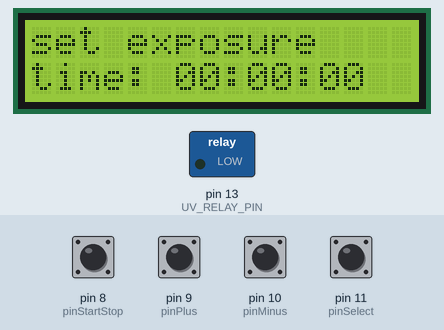
Simulated run of this sketch. Board: Arduino Uno, built with avr-gcc and run on an emulated ATmega328P. Shown: 16×2 character LCD, switched loads named in the sketch (green lamp = pin HIGH). The inputs (shaded band) are chosen by the test bench; at power-on: pin 8 (pinStartStop), pin 9 (pinPlus), pin 10 (pinMinus), pin 11 (pinSelect) HIGH. What the sketch prints to the serial monitor is not drawn.

Above: at 1.2 s.
1.3 s: pin 8 (pinStartStop) pulled LOW for 0.15 s
At 2.2 s:
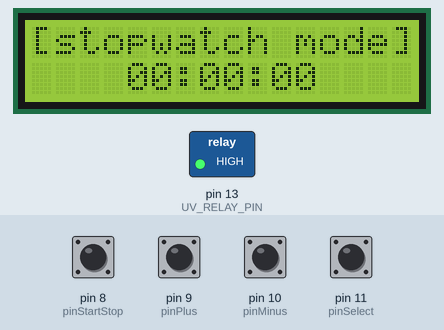
4.4 s: pin 8 (pinStartStop) pulled LOW for 1 s
At 5.95 s:
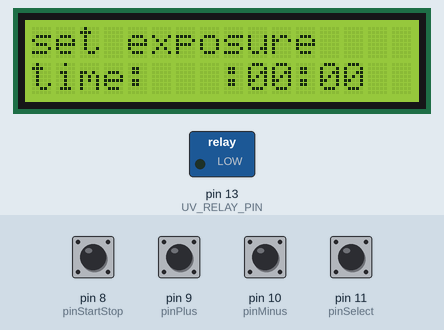
6.0 s: pin 9 (pinPlus) pulled LOW for 0.15 s
At 6.5 s:
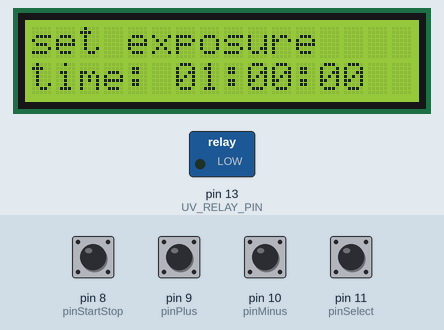
7.6 s: pin 8 (pinStartStop) pulled LOW for 0.15 s
At 8.3 s:
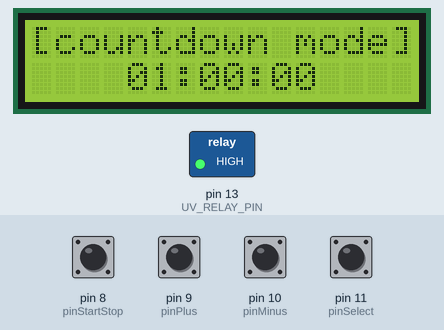
10.7 s: pin 8 (pinStartStop) pulsed LOW 2 times (0.12 s each, 0.3 s apart)
At 13.6 s:
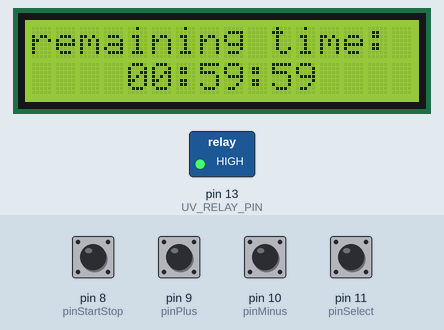
Timing chart, 0 to 13.8 s (numbered marks = the images above; inputs shaded):
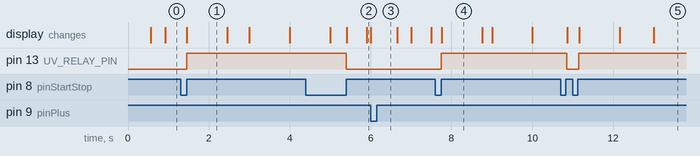

Measured:
- after the input at 1.3 s, pin 13 (UV_RELAY_PIN): LOW → HIGH after 0.15 s; the display: changes after 0.16 s (image 1)
- after the input at 4.4 s, pin 13 (UV_RELAY_PIN): HIGH → LOW after 1.0 s; the display: first differs from a run without the input after 1.0 s (image 2 shows a later state)
- after the input at 6.0 s, the display: changes at once (image 3)
- after the input at 7.6 s, pin 13 (UV_RELAY_PIN): LOW → HIGH after 0.15 s; the display: changes after 0.16 s (image 4)
- after the input at 10.7 s, pin 13 (UV_RELAY_PIN): HIGH → LOW after 0.15 s, → HIGH 0.30 s later; the display: first changes after 0.16 s (image 5 shows a later state)
- what the display in image 1 shows lasts 1.0 s, from 1.5 s to 2.5 s

The sketch:

pcb_uv_machine.ino
```cpp
#include <LiquidCrystal.h>

#define BLINK_UP_MS 500
#define BLINK_DOWN_MS 350
#define SELECT_DELAY_MS 680
#define PLUS_BUTTON_DELAY_MS 200
#define SELECTION_BLINK_PAUSE_MS 100
#define FAST_CHANGE_DELAY_MS 1000
#define FAST_CHANGE_PERIOD_MS 120
#define DELAY_DEBOUNCE_MS 150
#define SERIAL_DEBUG
#define START_DELAY_MS 1000
#define UV_RELAY_PIN 13

#define FIX_NEG(A, MAX) (((A) < 0)?MAX-1:A)

// LCD pin config
const int d4 = 2, d5 = 3, d6 = 4, d7 = 5;
const int rs = 6, e = 7;
LiquidCrystal lcd(rs, e, d4, d5, d6, d7);

int pinStartStop = 8;
int pinPlus = 9;
int pinMinus = 10;
int pinSelect = 11;

int8_t h = 0, m = 0, s = 0;
int select = 0;

bool buttonPress = true;

unsigned long lastSelect = 0;
unsigned long lastPressedSelect = 0;
unsigned long lastPressedPlus = 0;
unsigned long lastPressedMinus = 0;
unsigned long lastPressedStartStop = 0;

bool lastPlusValue = false;
bool lastMinusValue = false;
bool lastSelectValue = false;
bool lastStartStopValue = false;

bool exposureStarted = false;

String generateHMSString(){
    char output[] = "00:00:00";
    sprintf(output, "%02d:%02d:%02d", h, m, s);
    return String(output);
}

void increaseValue(){
    switch(select){
        case 0: h++; h %= 100; break;
        case 1: m++; m %=  60; break;
        case 2: s++; s %=  60; break;
    }
    return;
}

void decreaseValue(){
    switch(select){
        case 0: h--; h = FIX_NEG(h, 100); break;
        case 1: m--; m = FIX_NEG(m, 60 ); break;
        case 2: s--; s = FIX_NEG(s, 60 ); break;
    }
}

void changeSegment(){
    select = (select + 1) % 3;
}

String generateHMSStringBlink(int segment){
    char output[] = "00:00:00";
    switch(segment){
        case 0: sprintf(output, "  :%02d:%02d", m, s); break;
        case 1: sprintf(output, "%02d:  :%02d", h, s); break;
        case 2: sprintf(output, "%02d:%02d:  ", h, m); break;
    }
    return String(output);
}

void refreshTime(){
    lcd.setCursor(6, 1);
    lcd.print(generateHMSString());
}

void refreshTimeBlink(int segment){
    segment = segment % 3;
    lcd.setCursor(6, 1);
    lcd.print(generateHMSStringBlink(segment));
}

bool isInStopwatchMode(){
    return (h == 0 && m == 0 && s == 0);
}

String hms(unsigned long time_seconds){
    int h = (time_seconds / 3600) % 100;
    int remaining = time_seconds % 3600;
    int m = remaining / 60;
    int s = remaining % 60;

    char format[] = "00:00:00";
    sprintf(format, "%02d:%02d:%02d", h, m, s);

    return String(format);
}

void displayMenu(){
    lcd.clear();
    lcd.setCursor(0, 0);
    lcd.print("set exposure");
    lcd.setCursor(0, 1);
    lcd.print("time: ");
}

void turnON(){
    digitalWrite(UV_RELAY_PIN, HIGH);
}

void turnOFF(){
    digitalWrite(UV_RELAY_PIN, LOW);
}

void stopwatchMode(){
    unsigned long stopwatchStartTime = millis();
    int row = 0;
    int col = 0;

    turnON();

    lcd.clear();
    lcd.setCursor(col, row);
    lcd.print("[stopwatch mode]");
    row = 1;
    col = 4;
    lcd.setCursor(col, row);

    lcd.print(hms((millis()/1000) - (stopwatchStartTime/1000)));
    delay(START_DELAY_MS);

    row = 0;
    col = 0;
    lcd.setCursor(col, row);
    lcd.print(" elapsed time:  ");

    row = 1;
    col = 4;
    lcd.setCursor(col, row);

    String lastTime = hms((millis()/1000) - (stopwatchStartTime/1000));

    while(!detectStopButton()){
        String now;
        if((now = hms((millis()/1000) - (stopwatchStartTime/1000))) != lastTime){
            Serial.println("Time changed: " + now);
            lcd.print(now);
            lastTime = now;
            lcd.setCursor(col, row);
        }
    }
    turnOFF();
    return;
}

unsigned long getSecondsFromHMS(){
    return (unsigned long) (h * 3600 + m * 60 + s);
}

void countdownMode(){
    unsigned long stopwatchStartTime = millis();
    int row = 0;
    int col = 0;

    turnON();

    lcd.clear();
    lcd.setCursor(col, row);
    lcd.print("[countdown mode]");
    row = 1;
    col = 4;
    lcd.setCursor(col, row);

    lcd.print(hms(getSecondsFromHMS()));
    delay(START_DELAY_MS);

    row = 0;
    col = 0;
    lcd.setCursor(col, row);
    lcd.print("remaining time: ");

    row = 1;
    col = 4;
    lcd.setCursor(col, row);

    String lastTime = hms((millis()/1000) - (stopwatchStartTime/1000));

    while(!detectStopButton() && ((millis() - stopwatchStartTime) <= (getSecondsFromHMS()*1000))){
        String now;
        if((now = hms((millis()/1000) - (stopwatchStartTime/1000))) != lastTime){
            Serial.println("Time changed: " + now);

            unsigned long elapsedMillis = millis() - stopwatchStartTime;
            unsigned long elapsedSeconds = elapsedMillis / 1000;
            unsigned long startSeconds = getSecondsFromHMS();
            int remaining = startSeconds - elapsedSeconds;

            lcd.print(hms(remaining));
            lastTime = now;
            lcd.setCursor(col, row);
        }
    }
    turnOFF();
    return;
}

void startExposure(){
    Serial.println("exposure started");

    if(isInStopwatchMode()){
        Serial.println("stopwatch mode started");
        stopwatchMode();
        Serial.println("stopwatch mode stopped");
    }
    else{
        Serial.println("timer mode stared");
        countdownMode();
        Serial.println("timer mode ended");
    }

    displayMenu();
    return;
}

bool detectStopButton(){
    bool startStopButton = (digitalRead(pinStartStop) == LOW);

    if(startStopButton && (lastStartStopValue == false)){
        Serial.println("stop pressed!");
        lastStartStopValue = true;
        delay(DELAY_DEBOUNCE_MS);
        return false;
    }
    if((startStopButton == false) && (lastStartStopValue == true)){
        Serial.println("start released");
        lastStartStopValue = false;
        return true;
    }
    lastStartStopValue = startStopButton;
    return false;
}

bool detectButtonPress(){

    bool startStopButton = (digitalRead(pinStartStop) == LOW);
    bool plusButton = (digitalRead(pinPlus) == LOW);
    bool minusButton = (digitalRead(pinMinus) == LOW);
    bool selectButton = (digitalRead(pinSelect) == LOW);

    ///////////////////////////////////
    //////// select button ////////////
    ///////////////////////////////////

    if(selectButton && (lastSelectValue == false)){
        Serial.println("select pressed!");
        select++;
        select %= 3;
        lastSelectValue = true;
        delay(DELAY_DEBOUNCE_MS);
        return true;
    }
    if((selectButton == false) && (lastSelectValue == true)) Serial.println("select released");
    lastSelectValue = selectButton;

    ///////////////////////////////////
    ////////  plus button  ////////////
    ///////////////////////////////////

    if(plusButton && (lastPlusValue == false)){
        Serial.println("plus pressed!");
        lastPressedPlus = millis();

        increaseValue();
        refreshTime();
        lastPlusValue = true;
        delay(DELAY_DEBOUNCE_MS);
        return true;
    }
    else if(plusButton && (lastPlusValue == true) && ((millis() - lastPressedPlus) > FAST_CHANGE_DELAY_MS)){
        Serial.println("plus hold");
        int iter = 0;
        while(true){
            bool plusButton = (digitalRead(pinPlus) == LOW);
            Serial.println(plusButton);
            increaseValue();
            refreshTime();
            delay(FAST_CHANGE_PERIOD_MS);
            if(plusButton == false) break;
            iter++;
            }
        lastPressedPlus = millis();
        Serial.print("plus released...[");Serial.print(iter);Serial.println("]");
        lastPlusValue = false;
        return true;
    }

    if((plusButton == false) && (lastPlusValue == true)) Serial.println("plus released");
    lastPlusValue = plusButton;

    ///////////////////////////////////
    ////////  minus button  ///////////
    ///////////////////////////////////

    if(minusButton && (lastMinusValue == false)){
        Serial.println("minus pressed!");
        lastPressedMinus = millis();
        decreaseValue();
        refreshTime();
        lastMinusValue = true;
        delay(DELAY_DEBOUNCE_MS);
        return true;
    }
    else if(minusButton && (lastMinusValue == true) && ((millis() - lastPressedMinus) > FAST_CHANGE_DELAY_MS)){
        Serial.println("minus hold");
        int iter = 0;
        while(true){
            bool minusButton = (digitalRead(pinMinus) == LOW);
            decreaseValue();
            refreshTime();
            delay(FAST_CHANGE_PERIOD_MS);
            if(minusButton == false) break;
            iter++;
            }
        lastPressedMinus = millis();
        Serial.print("minus released...[");Serial.print(iter);Serial.println("]");
        lastMinusValue = false;
        return true;
    }

    if((minusButton == false) && (lastMinusValue == true)) Serial.println("minus released");
    lastMinusValue = minusButton;


    ///////////////////////////////////
    //////// start/stop button ////////
    ///////////////////////////////////

    if(startStopButton && (lastStartStopValue == false)){
        Serial.println("start pressed!");
        lastStartStopValue = true;
        delay(DELAY_DEBOUNCE_MS);
        return true;
    }
    if((startStopButton == false) && (lastStartStopValue == true)){
        Serial.println("start released");
        lastStartStopValue = false;
        startExposure();
    }
    lastStartStopValue = startStopButton;

    return false;
}

void setup() {
    pinMode(UV_RELAY_PIN, OUTPUT);
    digitalWrite(UV_RELAY_PIN, LOW);

    #ifdef SERIAL_DEBUG
    Serial.begin(115200);
    #endif

    lcd.begin(16, 2);
    displayMenu();

    digitalWrite(pinStartStop, HIGH);
    digitalWrite(pinPlus, HIGH);
    digitalWrite(pinMinus, HIGH);
    digitalWrite(pinSelect, HIGH);

    pinMode(pinStartStop, INPUT_PULLUP);
    pinMode(pinPlus, INPUT_PULLUP);
    pinMode(pinMinus, INPUT_PULLUP);
    pinMode(pinSelect, INPUT_PULLUP);

    digitalWrite(pinStartStop, HIGH);
    digitalWrite(pinPlus, HIGH);
    digitalWrite(pinMinus, HIGH);
    digitalWrite(pinSelect, HIGH);
}


void loop() {

    refreshTime();

    unsigned long current_time = millis();
    while((millis() - current_time) < BLINK_UP_MS){
        buttonPress = detectButtonPress();
        if(buttonPress){
            break;
        }
    }

    if(buttonPress){
        lastSelect = millis();
        refreshTime();
    }
    else{
        if((millis() - lastSelect) > SELECTION_BLINK_PAUSE_MS){
            refreshTimeBlink(select);
        }
        else{
            refreshTime();
        }
    }

    current_time = millis();
    while((millis() - current_time) < BLINK_DOWN_MS){
        buttonPress = detectButtonPress();
        if(buttonPress) break;
    }
}
```
